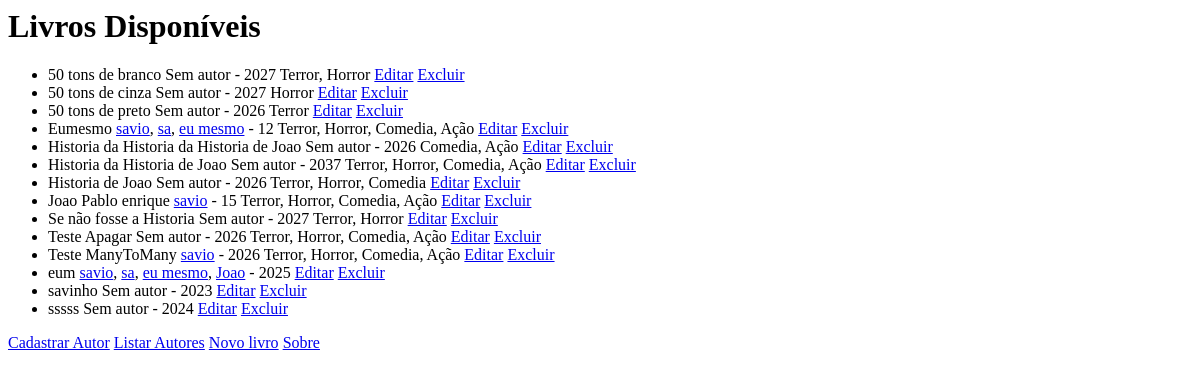
/, run on an earlier commit of the app's database.
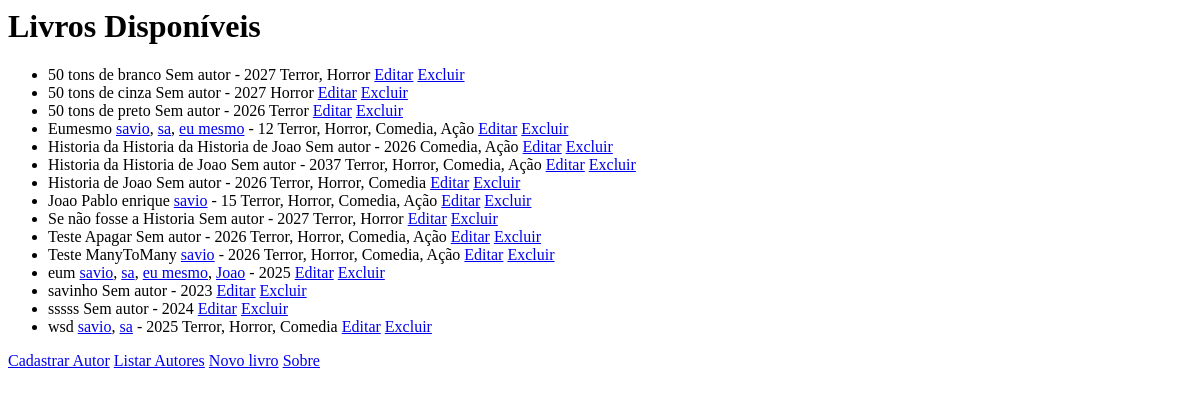
And on a later commit of the database.
### biblioteca/models.py (models this page shows, shortened)
class Book(models.Model):
    title = models.CharField(
        max_length=200,
        validators=[
            MinLengthValidator(3, "O título precisa ter pelo menos 3 caracteres."),
        ],
    )
    author = models.ManyToManyField(
        Author,
        related_name="books",
    )
    ano_publicado = models.IntegerField(
        validators=[validar_ano_publicado],
    )
    paginas = models.PositiveIntegerField(
        "páginas",
        null=True,
        blank=True,
        validators=[
            MinValueValidator(1, "O livro precisa ter pelo menos 1 página."),
            MaxValueValidator(5000, "O livro pode ter no máximo 5000 páginas."),
        ],
    )
    isbn = models.CharField(
        "ISBN",
        max_length=13,
        blank=True,
        validators=[
            RegexValidator(r"^\d{13}$", "O ISBN deve ter exatamente 13 dígitos (apenas números)."),
        ],
    )
    capa = models.ImageField(
        "capa",
        upload_to="capas/",
        blank=True,
        validators=[
            validar_tamanho_arquivo,
            FileExtensionValidator(["jpg", "jpeg", "png"]),
        ],
    )
    disponivel = models.BooleanField(default=True)
    categories = models.ManyToManyField(Category, blank=True, related_name="books")

class Category(models.Model):
    name = models.CharField(max_length=100, unique=True)

class Author(models.Model):
    name = models.CharField(max_length=120)
    nationality = models.CharField(max_length=100, blank=True)
    class Meta:
        verbose_name_plural = "autores"

### biblioteca/views.py (the view)
# urls.py: path('', LivroListView.as_view(), name='listar_livros'),
class LivroListView(ListView):
    model = Book
    template_name = 'lista_livros.html'
    context_object_name = 'livros'
    def get_queryset(self):
        return Book.objects.order_by('title')

### biblioteca/templates/lista_livros.html (shortened to what this page needs)
<body>
    <h1>Livros Disponíveis</h1>
    <ul>
        {% for livro in livros %}
            <li>
                {{ livro.title }}
                {% for author in livro.author.all %}
                    <a href="{% url 'author_detail' author.pk %}">{{ author.name }}</a>{% if not forloop.last %}, {% endif %}
                {% empty %}
                    Sem autor
                {% endfor %} -
                {{ livro.ano_publicado }}
                {% for category in livro.categories.all %}
                    {{ category.name }}{% if not forloop.last %}, {% endif %}
                {% endfor %}
                <a href="{% url 'livro_editar' livro.pk %}">Editar</a>
                <a href="{% url 'livro_excluir' livro.pk %}">Excluir</a>
            </li>
        {% endfor %}
    </ul>
    <a href="{% url 'cadastrar_autor' %}">Cadastrar Autor</a>
    <a href="{% url 'listar_autores' %}">Listar Autores</a>
    <a href="{% url 'livro_novo' %}">Novo livro</a>
    <a href="{% url 'sobre' %}">Sobre</a>
</body>

What changed in the data, as far as the page shows it:
added Book: title "wsd", ano_publicado "2025", Author (name "savio"), Author (name "sa"), Category (name "Terror"), Category (name "Horror"), Category (name "Comedia")
